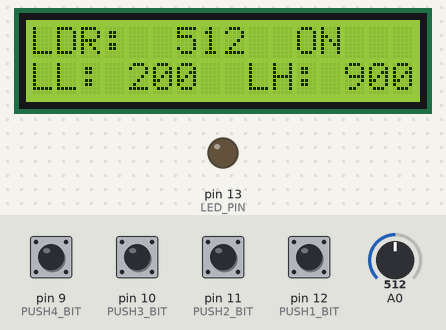
Bench run of a sketch on a simulated Arduino Uno, built with avr-gcc and run on an emulated ATmega328P. Parts: 16×2 character LCD, output pins drawn as LEDs (lit = HIGH). Wiring (inferred from the names in the program): character LCD (HD44780): RS pin 0; E pin 1; data pin 4, pin 5, pin 6, pin 7. The test bench sets the inputs (shaded band); at power-on: pin 9 (PUSH4_BIT), pin 10 (PUSH3_BIT), pin 11 (PUSH2_BIT), pin 12 (PUSH1_BIT) HIGH, A0 = 512. Pins used as bus, display or sensor lines are not drawn.

Above: at 0.9 s.
1.0 s: A0 set to 122
At 1.3 s:
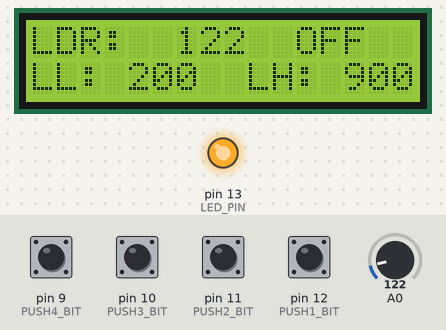
2.5 s: A0 set to 900
At 3.0 s:
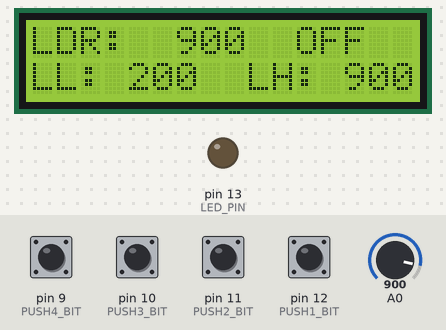
4.1 s: pin 11 (PUSH2_BIT) pulled LOW for 0.15 s
At 5.0 s:
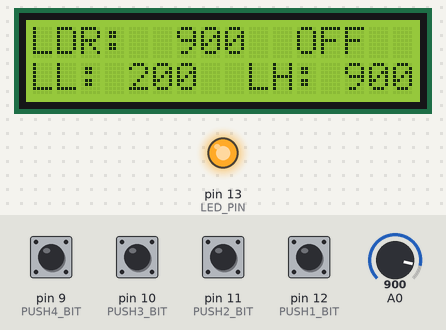
5.7 s: A0 set to 1023
At 6.3 s:
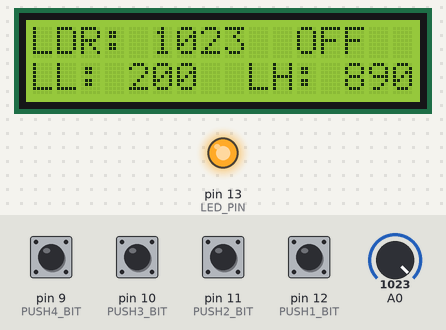
Timing chart, 0 to 8.2 s (numbered marks = the images above; inputs shaded):
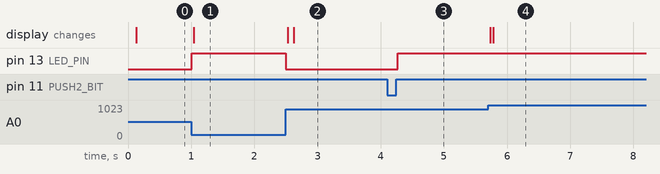

The sketch:

LcdCW2.ino
```cpp
/*----------------------------------------------------------------*/
/*--------------------------LcdCW2.ino----------------------------*/
/*----------------------------------------------------------------*/
#include <util/delay.h>
#include <stdio.h>
#include "LcdCW2.h"

#define LCD_DIR DDRD
#define LCD_PORT PORTD
#define RS_EN_DIR DDRD
#define RS_EN_PORT PORTD
#define RS PD0
#define EN PD1

void LCD_Command(unsigned char cmd)
{
  LCD_PORT = (LCD_PORT & 0x0F) | (cmd & 0xF0);
  RS_EN_PORT &= ~(1 << RS);
  RS_EN_PORT |= (1 << EN);
  _delay_us(5);
  RS_EN_PORT &= ~(1 << EN);
  _delay_us(200);

  LCD_PORT = (LCD_PORT & 0x0F) | (cmd << 4);
  RS_EN_PORT |= (1 << EN);
  _delay_us(5);
  RS_EN_PORT &= ~(1 << EN);
  _delay_ms(2);
}

void LCD_Char(unsigned char data)
{
  LCD_PORT = (LCD_PORT & 0x0F) | (data & 0xF0);
  RS_EN_PORT |= (1 << RS);
  RS_EN_PORT |= (1 << EN);
  _delay_us(5);
  RS_EN_PORT &= ~(1 << EN);
  _delay_us(200);

  LCD_PORT = (LCD_PORT & 0x0F) | (data << 4);
  RS_EN_PORT |= (1 << EN);
  _delay_us(5);
  RS_EN_PORT &= ~(1 << EN);
  _delay_ms(2);
}

void LCD_Init(void)
{
  LCD_DIR = 0xF0;
  LCD_DIR |= (1 << RS) | (1 << EN);
  _delay_ms(20);

  LCD_Command(0x02);
  LCD_Command(0x28);
  LCD_Command(0x0C);
  LCD_Command(0x06);
  LCD_Command(0x01);
  _delay_ms(2);
}

void LCD_String(char *str)
{
  for (int i = 0; str[i]; i++)
    LCD_Char(str[i]);
}

void LCD_String_xy(char row, char pos, char *str)
{
  if (row == 0 && pos < 16)
    LCD_Command((pos & 0x0F) | 0x80);
  else if (row == 1 && pos < 16)
    LCD_Command((pos & 0x0F) | 0xC0);
  LCD_String(str);
}

void LCD_Clear(void)
{
  LCD_Command(0x01);
  _delay_ms(2);
  LCD_Command(0x80);
}

void LCD_Display(unsigned int LL, unsigned int LH, unsigned int Sensor)
{
  char buffer[10];

  // first row: LDR + state
  LCD_String_xy(0, 0, "LDR:");
  sprintf(buffer, "%4u", Sensor);
  LCD_String_xy(0, 5, buffer);

  if (Sensor > LL && Sensor < LH)
    LCD_String_xy(0, 11, "ON ");
  else
    LCD_String_xy(0, 11, "OFF");

  // second row: LL and LH
  LCD_String_xy(1, 0, "LL:");
  sprintf(buffer, "%4u", LL);
  LCD_String_xy(1, 3, buffer);

  LCD_String_xy(1, 9, "LH:");
  sprintf(buffer, "%4u", LH);
  LCD_String_xy(1, 12, buffer);
}
/*----------------------------------------------------------------*/
/*--------------------------LcdCW2.ino----------------------------*/
/*----------------------------------------------------------------*/
```

AdcCW2.h
```cpp
/*----------------------------------------------------------------*/
/*--------------------------AdcCW2.h------------------------------*/
/*----------------------------------------------------------------*/
#ifndef _ADC_
#define _ADC_

void ADC_Init(void);
unsigned short ADC_ReadChannel(unsigned char ch);

#endif
/*----------------------------------------------------------------*/
/*--------------------------AdcCW2.h------------------------------*/
/*----------------------------------------------------------------*/
```

AdcCW2.ino
```cpp
/*------------------------------------------------------------------*/
/*---------------- ----------AdcCW2.ino-----------------------------*/
/*------------------------------------------------------------------*/
#include "AdcCW2.h"
#include <avr/io.h>

void ADC_Init(void)
{
  ADMUX = (1 << REFS0); // AVcc as reference
  ADCSRA = (1 << ADEN) | (1 << ADPS2) | (1 << ADPS1) | (1 << ADPS0); // Enable + prescaler 128
}

unsigned short ADC_ReadChannel(unsigned char ch)
{
  ch &= 0b00000111;
  ADMUX = (ADMUX & 0xF8) | ch;
  ADCSRA |= (1 << ADSC);
  while (ADCSRA & (1 << ADSC)); // wait for conversion
  return ADC;
}
/*------------------------------------------------------------------*/
/*---------------- ----------AdcCW2.ino-----------------------------*/
/*------------------------------------------------------------------*/
```

MainCW2.ino
```cpp
/*----------------------------------------------------------------*/
/*--------------------------Main.ino------------------------------*/
/*----------------------------------------------------------------*/
#include <avr/io.h>
#include <stdbool.h>
#include <util/delay.h>

#include "DioCW2.h"
#include "LcdCW2.h"
#include "AdcCW2.h"

#define MIN_LIMIT 0
#define MAX_LIMIT 1023

// ---------- Smooth ADC Read ----------
unsigned short Read_SmoothADC(unsigned char ch)
{
  unsigned long sum = 0;
  for (uint8_t i = 0; i < 8; i++)
    sum += ADC_ReadChannel(ch);
  return (unsigned short)(sum / 8);
}

int main(void)
{
  LCD_Init();
  ADC_Init();
  DIO_Init();

  unsigned short LH = 900;
  unsigned short LL = 200;
  unsigned short Sensor = 0;
  unsigned short lastSensor = 0;

  LCD_Display(LL, LH, Sensor);

  while (1)
  {
    Sensor = Read_SmoothADC(0);

    // ----- BUTTON CONTROL -----
    if (Button1())
    {
      if (LH < MAX_LIMIT - 10) LH += 10;
      _delay_ms(150);
    }
    if (Button2())
    {
      if (LH > MIN_LIMIT + 10) LH -= 10;
      _delay_ms(150);
    }
    if (Button3())
    {
      if (LL < MAX_LIMIT - 10) LL += 10;
      _delay_ms(150);
    }
    if (Button4())
    {
      if (LL > MIN_LIMIT + 10) LL -= 10;
      _delay_ms(150);
    }

    // ----- LED CONTROL (OUTSIDE RANGE = ON) -----
    if (Sensor < LL || Sensor > LH)
      LED_ON();       // light up when outside limits
    else
      LED_OFF();      // off when within range

    // ----- LCD UPDATE -----
    if (abs(Sensor - lastSensor) > 5)
    {
      LCD_Display(LL, LH, Sensor);
      lastSensor = Sensor;
    }

    _delay_ms(20);
  }
}
/*----------------------------------------------------------------*/
/*--------------------------Main.ino------------------------------*/
/*----------------------------------------------------------------*/
```

LcdCW2.h
```cpp
/*----------------------------------------------------------------*/
/*--------------------------LcdCW2.h------------------------------*/
/*----------------------------------------------------------------*/
#ifndef _LCD_
#define _LCD_

void LCD_Command(unsigned char cmd);
void LCD_Char(unsigned char char_data);
void LCD_Init(void);
void LCD_String(char *str);
void LCD_String_xy(char row, char pos, char *str);
void LCD_Clear(void);
void LCD_Display(unsigned int LL, unsigned int LH, unsigned int Sensor);

#endif
/*----------------------------------------------------------------*/
/*--------------------------LcdCW2.h------------------------------*/
/*----------------------------------------------------------------*/
```

DioCW2.h
```cpp
/*----------------------------------------------------------------*/
/*--------------------------DIOCW2.h------------------------------*/
/*----------------------------------------------------------------*/
#ifndef DIOCW2_H
#define DIOCW2_H

#include <stdbool.h>

// LED setup
#define LED_DDR DDRB
#define LED_PORT PORTB
#define LED_PIN PB5

// Buttons setup
#define PUSH1_DDR DDRB
#define PUSH1_PORT PORTB
#define PUSH1_PIN PINB
#define PUSH1_BIT PB4

#define PUSH2_DDR DDRB
#define PUSH2_PORT PORTB
#define PUSH2_PIN PINB
#define PUSH2_BIT PB3

#define PUSH3_DDR DDRB
#define PUSH3_PORT PORTB
#define PUSH3_PIN PINB
#define PUSH3_BIT PB2

#define PUSH4_DDR DDRB
#define PUSH4_PORT PORTB
#define PUSH4_PIN PINB
#define PUSH4_BIT PB1

void DIO_Init(void);
void LED_ON(void);
void LED_OFF(void);

bool Button1(void);
bool Button2(void);
bool Button3(void);
bool Button4(void);

#endif
/*----------------------------------------------------------------*/
/*--------------------------DIOCW2.h------------------------------*/
/*----------------------------------------------------------------*/
```

DioCW2.ino
```cpp
/*----------------------------------------------------------------*/
/*--------------------------DIOCW2.INO----------------------------*/
/*----------------------------------------------------------------*/
#include <util/delay.h>
#include "DIOCW2.h"

void DIO_Init(void)
{
  LED_DDR |= (1 << LED_PIN);

  // Inputs with pull-ups
  PUSH1_DDR &= ~(1 << PUSH1_BIT);
  PUSH2_DDR &= ~(1 << PUSH2_BIT);
  PUSH3_DDR &= ~(1 << PUSH3_BIT);
  PUSH4_DDR &= ~(1 << PUSH4_BIT);

  PUSH1_PORT |= (1 << PUSH1_BIT);
  PUSH2_PORT |= (1 << PUSH2_BIT);
  PUSH3_PORT |= (1 << PUSH3_BIT);
  PUSH4_PORT |= (1 << PUSH4_BIT);
}

void LED_ON(void) { LED_PORT |= (1 << LED_PIN); }
void LED_OFF(void) { LED_PORT &= ~(1 << LED_PIN); }

bool Button1(void)
{
  if (!(PUSH1_PIN & (1 << PUSH1_BIT)))
  {
    _delay_ms(20);
    if (!(PUSH1_PIN & (1 << PUSH1_BIT))) return true;
  }
  return false;
}
bool Button2(void)
{
  if (!(PUSH2_PIN & (1 << PUSH2_BIT)))
  {
    _delay_ms(20);
    if (!(PUSH2_PIN & (1 << PUSH2_BIT))) return true;
  }
  return false;
}
bool Button3(void)
{
  if (!(PUSH3_PIN & (1 << PUSH3_BIT)))
  {
    _delay_ms(20);
    if (!(PUSH3_PIN & (1 << PUSH3_BIT))) return true;
  }
  return false;
}
bool Button4(void)
{
  if (!(PUSH4_PIN & (1 << PUSH4_BIT)))
  {
    _delay_ms(20);
    if (!(PUSH4_PIN & (1 << PUSH4_BIT))) return true;
  }
  return false;
}
/*----------------------------------------------------------------*/
/*--------------------------DIOCW2.INO----------------------------*/
/*----------------------------------------------------------------*/
```

Measured:
- after the input at 1.0 s, pin 13 (LED_PIN): LOW → HIGH at once; the display: changes at once (image 1)
- after the input at 2.5 s, pin 13 (LED_PIN): HIGH → LOW at once; the display: first changes at once (image 2 shows a later state)
- after the input at 4.1 s, pin 13 (LED_PIN): LOW → HIGH after 0.17 s
- after the input at 5.7 s, the display: first changes at once (image 4 shows a later state)
